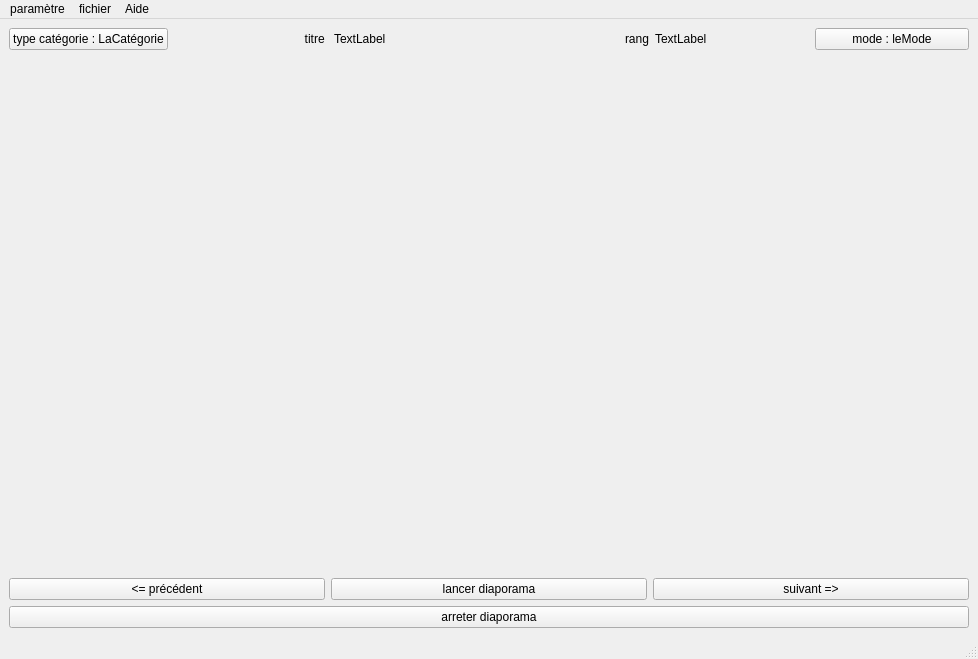
<?xml version="1.0" encoding="UTF-8"?>
<ui version="4.0">
 <class>lecteurVue</class>
 <widget class="QMainWindow" name="lecteurVue">
  <property name="geometry">
   <rect>
    <x>0</x>
    <y>0</y>
    <width>978</width>
    <height>659</height>
   </rect>
  </property>
  <property name="windowTitle">
   <string>lecteurVue</string>
  </property>
  <widget class="QWidget" name="centralwidget">
   <layout class="QVBoxLayout" name="verticalLayout_2">
    <item>
     <layout class="QHBoxLayout" name="horizontalLayout_2">
      <item>
       <widget class="QPushButton" name="bCatgorie">
        <property name="text">
         <string>type catégorie : LaCatégorie</string>
        </property>
       </widget>
      </item>
      <item>
       <widget class="QLabel" name="label_4">
        <property name="text">
         <string>titre </string>
        </property>
        <property name="alignment">
         <set>Qt::AlignRight|Qt::AlignTrailing|Qt::AlignVCenter</set>
        </property>
       </widget>
      </item>
      <item>
       <widget class="QLabel" name="lTitre">
        <property name="text">
         <string>TextLabel</string>
        </property>
       </widget>
      </item>
      <item>
       <widget class="QLabel" name="label_6">
        <property name="text">
         <string>rang</string>
        </property>
        <property name="alignment">
         <set>Qt::AlignRight|Qt::AlignTrailing|Qt::AlignVCenter</set>
        </property>
       </widget>
      </item>
      <item>
       <widget class="QLabel" name="lRang">
        <property name="text">
         <string>TextLabel</string>
        </property>
       </widget>
      </item>
      <item>
       <widget class="QPushButton" name="bMode">
        <property name="text">
         <string>mode : leMode</string>
        </property>
       </widget>
      </item>
     </layout>
    </item>
    <item>
     <layout class="QGridLayout" name="gridLayout">
      <item row="0" column="1">
       <spacer name="horizontalSpacer">
        <property name="orientation">
         <enum>Qt::Horizontal</enum>
        </property>
        <property name="sizeHint" stdset="0">
         <size>
          <width>40</width>
          <height>20</height>
         </size>
        </property>
       </spacer>
      </item>
      <item row="1" column="0">
       <spacer name="horizontalSpacer_2">
        <property name="orientation">
         <enum>Qt::Horizontal</enum>
        </property>
        <property name="sizeHint" stdset="0">
         <size>
          <width>40</width>
          <height>20</height>
         </size>
        </property>
       </spacer>
      </item>
      <item row="1" column="3">
       <spacer name="verticalSpacer">
        <property name="orientation">
         <enum>Qt::Vertical</enum>
        </property>
        <property name="sizeHint" stdset="0">
         <size>
          <width>3</width>
          <height>40</height>
         </size>
        </property>
       </spacer>
      </item>
      <item row="1" column="1">
       <widget class="QLabel" name="lImage">
        <property name="sizePolicy">
         <sizepolicy hsizetype="Preferred" vsizetype="Preferred">
          <horstretch>0</horstretch>
          <verstretch>0</verstretch>
         </sizepolicy>
        </property>
        <property name="maximumSize">
         <size>
          <width>128</width>
          <height>128</height>
         </size>
        </property>
        <property name="text">
         <string/>
        </property>
        <property name="pixmap">
         <pixmap>../cartesDisney/cartesDisney/Disney_0.gif</pixmap>
        </property>
        <property name="scaledContents">
         <bool>false</bool>
        </property>
        <property name="alignment">
         <set>Qt::AlignCenter</set>
        </property>
       </widget>
      </item>
      <item row="1" column="2">
       <spacer name="horizontalSpacer_3">
        <property name="orientation">
         <enum>Qt::Horizontal</enum>
        </property>
        <property name="sizeHint" stdset="0">
         <size>
          <width>40</width>
          <height>20</height>
         </size>
        </property>
       </spacer>
      </item>
     </layout>
    </item>
    <item>
     <layout class="QVBoxLayout" name="verticalLayout">
      <item>
       <layout class="QHBoxLayout" name="horizontalLayout_3">
        <item>
         <widget class="QPushButton" name="bPrecedent">
          <property name="text">
           <string>&lt;= précédent</string>
          </property>
         </widget>
        </item>
        <item>
         <widget class="QPushButton" name="bLancerDiaporama">
          <property name="text">
           <string>lancer diaporama</string>
          </property>
         </widget>
        </item>
        <item>
         <widget class="QPushButton" name="bSuivant">
          <property name="text">
           <string>suivant =&gt;</string>
          </property>
         </widget>
        </item>
       </layout>
      </item>
      <item>
       <widget class="QPushButton" name="bArreterDiaporama">
        <property name="text">
         <string>arreter diaporama</string>
        </property>
       </widget>
      </item>
     </layout>
    </item>
   </layout>
  </widget>
  <widget class="QMenuBar" name="menubar">
   <property name="geometry">
    <rect>
     <x>0</x>
     <y>0</y>
     <width>978</width>
     <height>22</height>
    </rect>
   </property>
   <widget class="QMenu" name="menuparam_tre">
    <property name="title">
     <string>paramètre</string>
    </property>
    <addaction name="actionvitesse_de_d_filement"/>
    <addaction name="actionenlever_diaporama_2"/>
    <addaction name="actioncharger_diaporama_2"/>
   </widget>
   <widget class="QMenu" name="menufichier">
    <property name="title">
     <string>fichier</string>
    </property>
    <addaction name="actionQuitter_2"/>
   </widget>
   <widget class="QMenu" name="menuAide">
    <property name="title">
     <string>Aide</string>
    </property>
    <addaction name="actionA_propos_de"/>
   </widget>
   <addaction name="menuparam_tre"/>
   <addaction name="menufichier"/>
   <addaction name="menuAide"/>
  </widget>
  <widget class="QStatusBar" name="statusbar"/>
  <action name="actionvitesse_de_d_filement">
   <property name="text">
    <string>vitesse de défilement</string>
   </property>
  </action>
  <action name="actioncharger_diaporama">
   <property name="text">
    <string>charger diaporama</string>
   </property>
  </action>
  <action name="actionenlever_diaporama">
   <property name="text">
    <string>enlever diaporama</string>
   </property>
  </action>
  <action name="actionaide">
   <property name="text">
    <string>aide</string>
   </property>
  </action>
  <action name="actionQuitter">
   <property name="text">
    <string>Quitter</string>
   </property>
  </action>
  <action name="actionenlever_diaporama_2">
   <property name="text">
    <string>enlever diaporama</string>
   </property>
  </action>
  <action name="actionQuitter_2">
   <property name="text">
    <string>Quitter</string>
   </property>
  </action>
  <action name="actioncharger_diaporama_2">
   <property name="text">
    <string>charger diaporama</string>
   </property>
  </action>
  <action name="actionA_propos_de">
   <property name="text">
    <string>A propos de......</string>
   </property>
  </action>
 </widget>
 <resources/>
 <connections/>
</ui>
